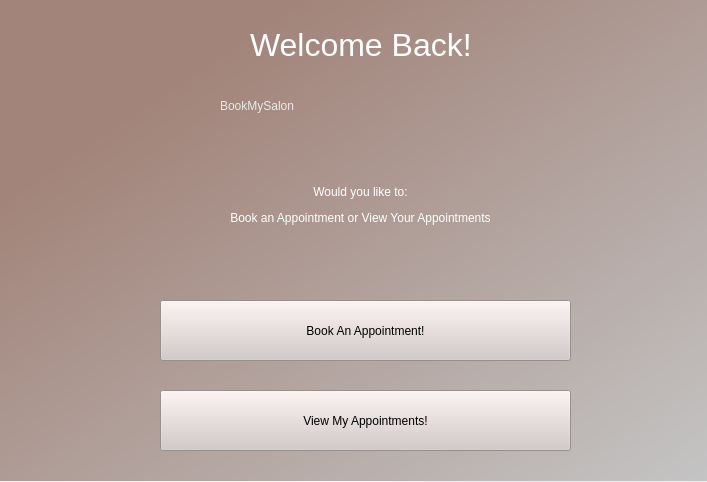
<?xml version="1.0" encoding="UTF-8"?>
<ui version="4.0">
 <class>Form</class>
 <widget class="QWidget" name="Form">
  <property name="geometry">
   <rect>
    <x>0</x>
    <y>0</y>
    <width>707</width>
    <height>482</height>
   </rect>
  </property>
  <property name="windowTitle">
   <string>Form</string>
  </property>
  <widget class="QLabel" name="label">
   <property name="geometry">
    <rect>
     <x>0</x>
     <y>0</y>
     <width>711</width>
     <height>481</height>
    </rect>
   </property>
   <property name="styleSheet">
    <string notr="true">background-color: qlineargradient(spread:pad, x1:0, y1:0, x2:1, y2:1, stop:0.210227 rgba(162, 132, 122, 255), stop:1 rgba(196, 196, 196, 255));</string>
   </property>
   <property name="text">
    <string/>
   </property>
  </widget>
  <widget class="QLabel" name="label_4">
   <property name="geometry">
    <rect>
     <x>220</x>
     <y>40</y>
     <width>561</width>
     <height>131</height>
    </rect>
   </property>
   <property name="styleSheet">
    <string notr="true">font: 36pt &quot;Vladimir Script&quot;;color:rgb(235, 233, 234)
</string>
   </property>
   <property name="text">
    <string>BookMySalon</string>
   </property>
  </widget>
  <widget class="QLabel" name="label_3">
   <property name="geometry">
    <rect>
     <x>250</x>
     <y>20</y>
     <width>241</width>
     <height>51</height>
    </rect>
   </property>
   <property name="styleSheet">
    <string notr="true">font: 25 16pt &quot;Yu Gothic UI Light&quot;;
color:rgb(255, 255, 255)
</string>
   </property>
   <property name="text">
    <string>&lt;html&gt;&lt;head/&gt;&lt;body&gt;&lt;p&gt;&lt;span style=&quot; font-size:24pt;&quot;&gt;Welcome Back!&lt;/span&gt;&lt;/p&gt;&lt;/body&gt;&lt;/html&gt;</string>
   </property>
  </widget>
  <widget class="QLabel" name="label_2">
   <property name="geometry">
    <rect>
     <x>170</x>
     <y>300</y>
     <width>47</width>
     <height>13</height>
    </rect>
   </property>
   <property name="text">
    <string/>
   </property>
  </widget>
  <widget class="QLabel" name="label_5">
   <property name="geometry">
    <rect>
     <x>70</x>
     <y>150</y>
     <width>581</width>
     <height>111</height>
    </rect>
   </property>
   <property name="styleSheet">
    <string notr="true">font: 25 16pt &quot;Yu Gothic UI Light&quot;;
color:rgb(255, 255, 255)
</string>
   </property>
   <property name="text">
    <string>&lt;html&gt;&lt;head/&gt;&lt;body&gt;&lt;p align=&quot;center&quot;&gt;Would you like to:&lt;/p&gt;&lt;p align=&quot;center&quot;&gt; Book an Appointment or View Your Appointments&lt;/p&gt;&lt;/body&gt;&lt;/html&gt;</string>
   </property>
  </widget>
  <widget class="QPushButton" name="bookAppt">
   <property name="geometry">
    <rect>
     <x>160</x>
     <y>300</y>
     <width>411</width>
     <height>61</height>
    </rect>
   </property>
   <property name="styleSheet">
    <string notr="true">background-color: rgb(210, 200, 199);
font: 25 18pt &quot;Segoe UI Light&quot;;</string>
   </property>
   <property name="text">
    <string>Book An Appointment!</string>
   </property>
  </widget>
  <widget class="QPushButton" name="viewAppt">
   <property name="geometry">
    <rect>
     <x>160</x>
     <y>390</y>
     <width>411</width>
     <height>61</height>
    </rect>
   </property>
   <property name="styleSheet">
    <string notr="true">background-color: rgb(210, 200, 199);
font: 25 18pt &quot;Segoe UI Light&quot;;</string>
   </property>
   <property name="text">
    <string>View My Appointments!</string>
   </property>
  </widget>
 </widget>
 <resources/>
 <connections/>
</ui>
